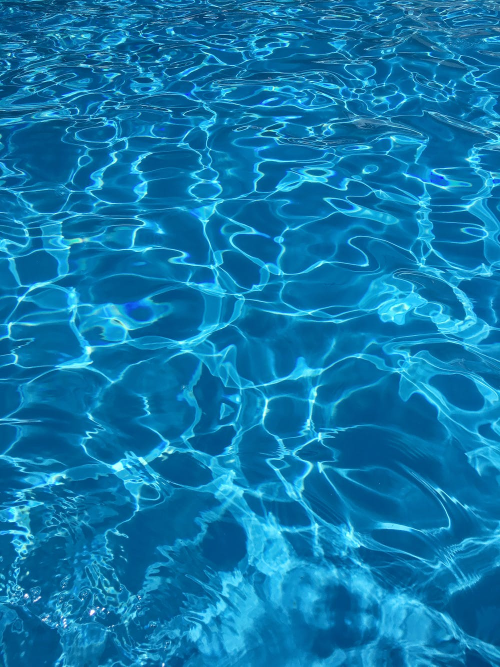
#> input picture DL_Project/images/Bird/blue.jpeg, 1000 x 1333 px, found by its file name (shown at 1/2 size)
$ python Color_Identification.py
#> lines starting #> are read from the running program, lines starting #| are printed output that depends on the picture
#> further down, image is the input picture: shape (1333, 1000, 3); mean B, G, R 173.3, 121.5, 13.9
from sklearn.cluster import KMeans
import matplotlib.pyplot as plt
import numpy as np
import cv2
from collections import Counter
from skimage.color import rgb2lab, deltaE_cie76
import webcolors

# [19 lines of commented-out code are left out]


def RGB2HEX(color, type_label="RGB"):
    if type_label == "RGB":
        rgb_color = [round(int(color[2])), round(int(color[1])), round(int(color[0]))]
        # return convert_rgb_to_names(rgb_color)
        return rgb_color
    else:
        hex_color = "#{:02x}{:02x}{:02x}".format(round(int(color[2])), round(int(color[1])), round(int(color[0])))
        return hex_color
        # return webcolors.hex_to_name(hex_color)


# Function that prints distribution of colors in a given image
def get_colors_distribution(img=None, imgPath=None, num_colors=3, show_chart=True, debug=False, seed=0):
#> called with imgPath = 'images\\Bird\\blue.jpeg', num_colors = 8, show_chart = True, debug = False, seed = 0
    np.random.seed(seed)
    if debug is False:
        modified_image = cv2.resize(img, (600, 400), interpolation=cv2.INTER_AREA)
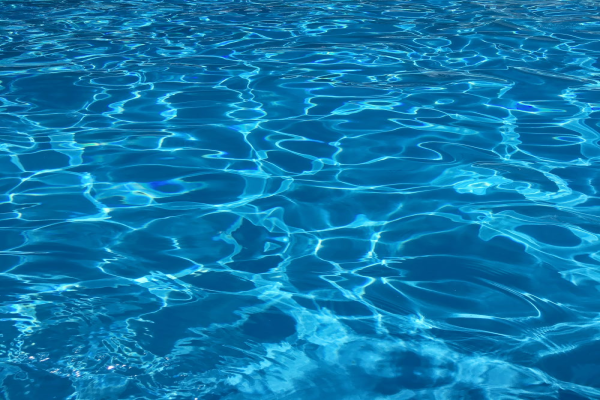
#> modified_image: shape (400, 600, 3); mean B, G, R 173.3, 121.5, 13.9
    else:
        modified_image = img
    modified_image = modified_image.reshape(modified_image.shape[0] * modified_image.shape[1], 3)

    # Initiate KMEANS object
    clf = KMeans(n_clusters=num_colors)
    labels = clf.fit_predict(modified_image)

    # Extract count of each color appearance in img
    counts = Counter(labels)
#> counts = {0: 62857, 2: 54327, 7: 43263, 1: 9797, 6: 21302, 5: 16000, 4: 26314, 3: 6140}
    center_colors = clf.cluster_centers_

    # We get ordered colors by iterating through the keys
    ordered_colors = [center_colors[i] for i in counts.keys()]
#> ordered_colors = [[156.2, 102.2, 3.29], [139.1, 87.78, 1.99], [173.3, 117.9, 6.03], [182.9, 140.1, 43.3], [215.9, 163.3, 27.54], [232.5, 189.6, 53.01], [195.1, 138.2, 11.45], [242, 219, 97.35]]
    hex_colors = [RGB2HEX(ordered_colors[i], type_label="HEX") for i in counts.keys()]
#> in RGB2HEX, `hex_color = "#{:02x}{:02x}{:02x}".format(round(int(color[2])), round(i..`: hex_color = '#03669c'
#> hex_colors = ['#03669c', '#0675ad', '#61dbf1', '#01578b', '#0b8ac3', '#35bde8', '#1ba3d7', '#2b8cb6']
    # rgb_colors = [ordered_colors[i] for i in counts.keys()]
    rgb_colors = [RGB2HEX(ordered_colors[i], type_label="RGB") for i in counts.keys()]
#> rgb_colors = [[3, 102, 156], [6, 117, 173], [97, 219, 241], [1, 87, 139], [11, 138, 195], [53, 189, 232], [27, 163, 215], [43, 140, 182]]

    # Plotting the results
    if show_chart:
        figure, axes = plt.subplots(1, 2, figsize=(15, 8))
        axes[0].imshow(cv2.cvtColor(img, cv2.COLOR_BGR2RGB))
        axes[0].set_title(f"Image Path: {imgPath}")

        axes[1].pie(counts.values(), labels=rgb_colors, colors=hex_colors)
        axes[1].set_title('Plotting distribution of colors in the format: [R,G,B]')


        # plt.figure(figsize=(8, 6))
        # plt.pie(counts.values(), labels=rgb_colors, colors=hex_colors)
        # plt.title(f"Image: {imgPath} \n\nPlotting distribution of colors in the format: [R,G,B]")
        plt.show()
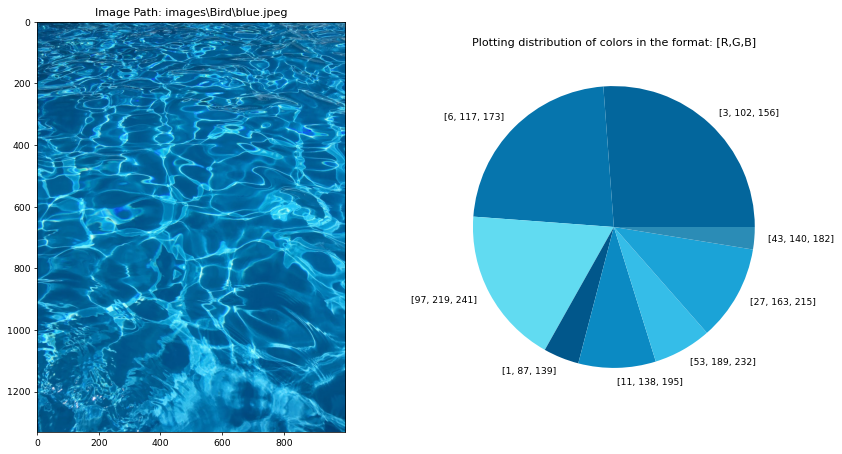
#> figure drawn by matplotlib, 2 panels
        print()
    return rgb_colors


if __name__ == "__main__":
    np.random.seed(0)
    path = "images\\Bird\\blue.jpeg"
    # path = "images\\Bird\\bird1.jpg"
    # path = "images\\Airplane\\airplane1.jpg"

    image = cv2.imread(path, cv2.COLOR_BGR2RGB)
    # cv2.imshow("airplane", image)
    # cv2.waitKey(0)
    get_colors_distribution(img=image, imgPath=path, num_colors=8, show_chart=True)
    cv2.waitKey(0)
    print("Exit!")

$ run again, with DL_Project/images/Bird/bird1.jpg copied over DL_Project/images/Bird/blue.jpeg
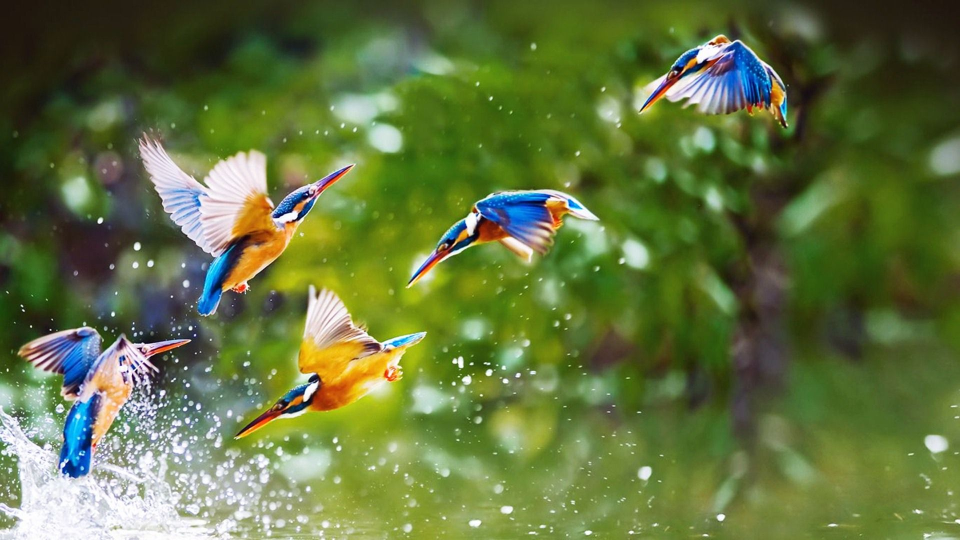
#> input picture DL_Project/images/Bird/bird1.jpg, 1920 x 1080 px, found by its file name (shown at 1/2 size)
#> image is the input picture: shape (1080, 1920, 3); mean B, G, R 63.8, 116, 99.2
#> in get_colors_distribution, `modified_image = cv2.resize(img, (600, 400), interpolation=cv2.INTER_A..`:
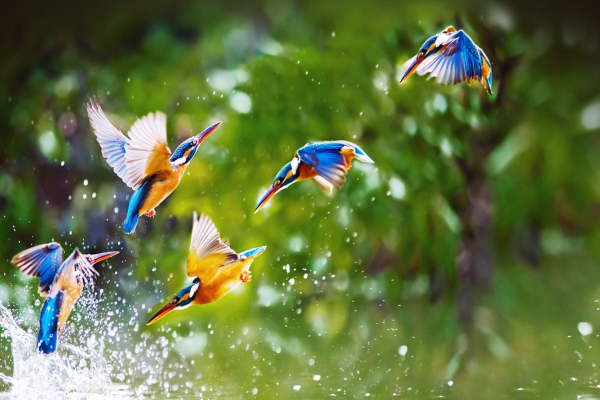
#> modified_image: shape (400, 600, 3); mean B, G, R 63.8, 116, 99.2
#> counts = {4: 34899, 7: 49611, 0: 55338, 3: 42719, 2: 19746, 1: 18752, 5: 14780, 6: 4155}
#> ordered_colors = [[21.09, 42.17, 40.23], [32.5, 78.45, 61.72], [29.45, 113.6, 83.29], [71.59, 134.1, 112.4], [140, 174.8, 160.8], [224.7, 224, 222.8], [34.45, 158.4, 163.3], [187.8, 107.8, 32.98]]
#> hex_color = '#a0ae8b'
#> hex_colors = ['#a0ae8b', '#206bbb', '#282a15', '#708647', '#53711d', '#3d4e20', '#dee0e0', '#a39e22']
#> rgb_colors = [[160, 174, 139], [32, 107, 187], [40, 42, 21], [112, 134, 71], [83, 113, 29], [61, 78, 32], [222, 224, 224], [163, 158, 34]]
#> in get_colors_distribution, `plt.show()`:
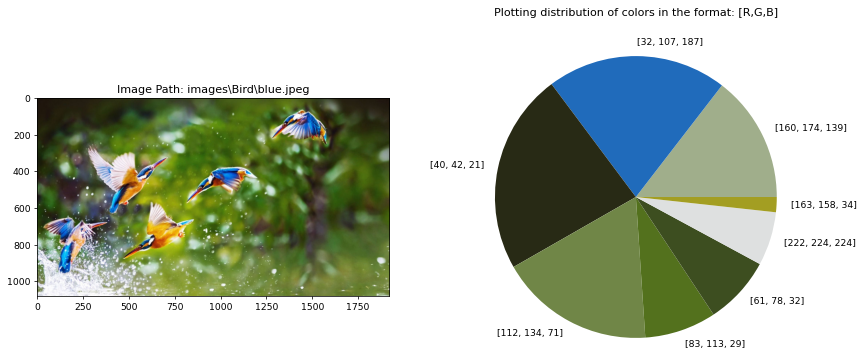
#> figure drawn by matplotlib, 2 panels
